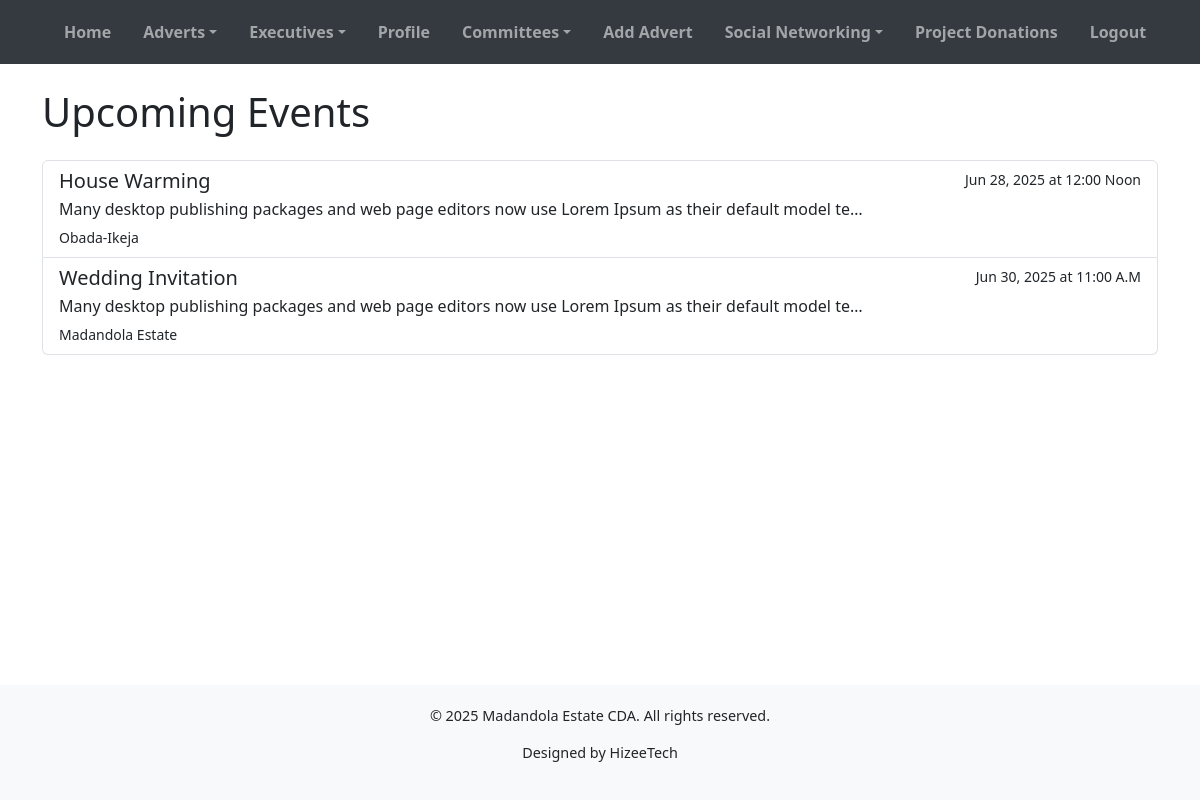
Screenshot of /events/ (signed in) with the database file from the repository.
### cda_app/models.py (models this page shows, shortened)
class Event(models.Model):
    title = models.CharField(max_length=200)
    date = models.DateField()
    time = models.CharField(max_length=50, blank=True, null=True)
    location = models.CharField(max_length=200)
    description = models.TextField()
    image = models.ImageField(upload_to='event_images/', blank=True, null=True)

### cda_app/views.py (the view)
# urls.py: path('events/', views.events, name='events'),
def events(request):
    all_events = Event.objects.all().order_by('date')
    return render(request, 'events.html', {'all_events': all_events})

### cda_app/context_processors.py (called while the page is built)
def committees(request):
    return {'committees': Committee.objects.all()}

def admin_counts(request):
    if request.user.is_authenticated and request.user.is_staff:
        return {
            'pending_users_count': User.objects.filter(is_active=False).count(),
            'pending_adverts_count': AdvertItem.objects.filter(is_approved=False).count(),
            'total_users_count': User.objects.count(),
        }
    return {}

### templates/events.html
{% extends 'base.html' %} {% block title %}Events - Madandola Estate CDA{% endblock %} {% block content %}
<h1 class="mb-4">Upcoming Events</h1>
<div class="list-group">
    {% for event in all_events %}
    <a href="{% url 'event_detail' event.id %}" class="list-group-item list-group-item-action flex-column align-items-start">
        <div class="d-flex w-100 justify-content-between">
            <h5 class="mb-1">{{ event.title }}</h5>
            <small>{{ event.date|date:"M d, Y" }}{% if event.time %} at {{ event.time }}{% endif %}</small>
        </div>
        <p class="mb-1">{{ event.description|truncatechars:100 }}</p>
        <small>{{ event.location }}</small>
    </a>
    {% empty %}
    <p>No events found.</p>
    {% endfor %}
</div>
{% endblock %}

### rows the page displays
Event: title "House Warming", date "Jun 28, 2025", time "12:00 Noon", description "Many desktop publishing packages and web page editors now use Lorem Ipsum as their default model te…", location "Obada-Ikeja"
Event: title "Wedding Invitation", date "Jun 30, 2025", time "11:00 A.M", description "Many desktop publishing packages and web page editors now use Lorem Ipsum as their default model te…", location "Madandola Estate"
